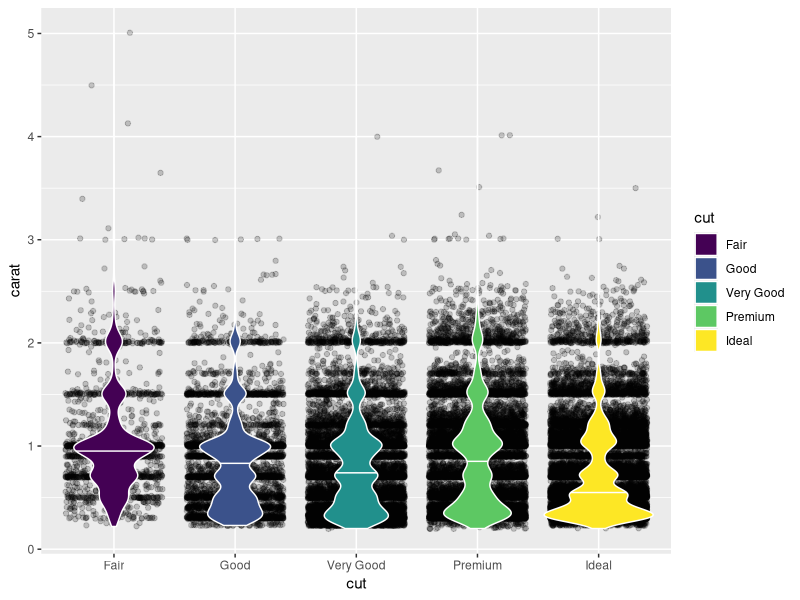

Write the R code that produced this figure.
library(tidyverse)

ggplot(diamonds, aes(cut, carat, fill = cut)) + 
  geom_jitter(alpha = .2) + 
  geom_violin(draw_quantiles = .5, color = 'white') 
